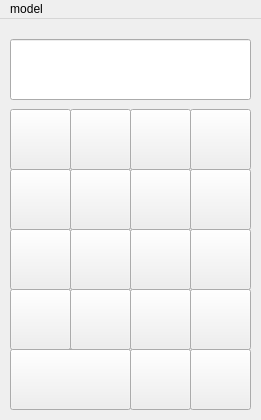
<?xml version="1.0" encoding="UTF-8"?>
<ui version="4.0">
 <class>MainWindow</class>
 <widget class="QMainWindow" name="MainWindow">
  <property name="geometry">
   <rect>
    <x>0</x>
    <y>0</y>
    <width>261</width>
    <height>420</height>
   </rect>
  </property>
  <property name="windowTitle">
   <string>Expression calcution</string>
  </property>
  <widget class="QWidget" name="centralwidget">
   <widget class="QStackedWidget" name="stackedWidget">
    <property name="geometry">
     <rect>
      <x>0</x>
      <y>0</y>
      <width>261</width>
      <height>401</height>
     </rect>
    </property>
    <property name="currentIndex">
     <number>0</number>
    </property>
    <widget class="QWidget" name="page">
     <widget class="QWidget" name="widget" native="true">
      <property name="geometry">
       <rect>
        <x>0</x>
        <y>90</y>
        <width>261</width>
        <height>301</height>
       </rect>
      </property>
      <widget class="QPushButton" name="pushButton">
       <property name="geometry">
        <rect>
         <x>10</x>
         <y>0</y>
         <width>61</width>
         <height>61</height>
        </rect>
       </property>
       <property name="styleSheet">
        <string notr="true">border-image: url(:/AC.png);</string>
       </property>
      </widget>
      <widget class="QPushButton" name="pushButton_2">
       <property name="geometry">
        <rect>
         <x>70</x>
         <y>0</y>
         <width>61</width>
         <height>61</height>
        </rect>
       </property>
       <property name="styleSheet">
        <string notr="true">border-image: url(:/Left parenthesis.png);</string>
       </property>
       <property name="text">
        <string/>
       </property>
      </widget>
      <widget class="QPushButton" name="pushButton_3">
       <property name="geometry">
        <rect>
         <x>130</x>
         <y>0</y>
         <width>61</width>
         <height>61</height>
        </rect>
       </property>
       <property name="styleSheet">
        <string notr="true">border-image: url(:/Right parenthesis.png);</string>
       </property>
       <property name="text">
        <string/>
       </property>
      </widget>
      <widget class="QPushButton" name="pushButton_4">
       <property name="geometry">
        <rect>
         <x>190</x>
         <y>0</y>
         <width>61</width>
         <height>61</height>
        </rect>
       </property>
       <property name="styleSheet">
        <string notr="true">border-image: url(:/division.png);</string>
       </property>
       <property name="text">
        <string/>
       </property>
      </widget>
      <widget class="QPushButton" name="pushButton_5">
       <property name="geometry">
        <rect>
         <x>10</x>
         <y>60</y>
         <width>61</width>
         <height>61</height>
        </rect>
       </property>
       <property name="styleSheet">
        <string notr="true">border-image: url(:/7.png);</string>
       </property>
       <property name="text">
        <string/>
       </property>
      </widget>
      <widget class="QPushButton" name="pushButton_6">
       <property name="geometry">
        <rect>
         <x>70</x>
         <y>60</y>
         <width>61</width>
         <height>61</height>
        </rect>
       </property>
       <property name="styleSheet">
        <string notr="true">border-image: url(:/8.png);</string>
       </property>
       <property name="text">
        <string/>
       </property>
      </widget>
      <widget class="QPushButton" name="pushButton_7">
       <property name="geometry">
        <rect>
         <x>130</x>
         <y>60</y>
         <width>61</width>
         <height>61</height>
        </rect>
       </property>
       <property name="styleSheet">
        <string notr="true">border-image: url(:/9.png);</string>
       </property>
       <property name="text">
        <string/>
       </property>
      </widget>
      <widget class="QPushButton" name="pushButton_8">
       <property name="geometry">
        <rect>
         <x>190</x>
         <y>60</y>
         <width>61</width>
         <height>61</height>
        </rect>
       </property>
       <property name="styleSheet">
        <string notr="true">border-image: url(:/multiplication.png);</string>
       </property>
       <property name="text">
        <string/>
       </property>
      </widget>
      <widget class="QPushButton" name="pushButton_9">
       <property name="geometry">
        <rect>
         <x>10</x>
         <y>120</y>
         <width>61</width>
         <height>61</height>
        </rect>
       </property>
       <property name="styleSheet">
        <string notr="true">border-image: url(:/4.png);</string>
       </property>
       <property name="text">
        <string/>
       </property>
      </widget>
      <widget class="QPushButton" name="pushButton_10">
       <property name="geometry">
        <rect>
         <x>70</x>
         <y>120</y>
         <width>61</width>
         <height>61</height>
        </rect>
       </property>
       <property name="styleSheet">
        <string notr="true">border-image: url(:/5.png);</string>
       </property>
       <property name="text">
        <string/>
       </property>
      </widget>
      <widget class="QPushButton" name="pushButton_11">
       <property name="geometry">
        <rect>
         <x>130</x>
         <y>120</y>
         <width>61</width>
         <height>61</height>
        </rect>
       </property>
       <property name="styleSheet">
        <string notr="true">border-image: url(:/6.png);</string>
       </property>
       <property name="text">
        <string/>
       </property>
      </widget>
      <widget class="QPushButton" name="pushButton_12">
       <property name="geometry">
        <rect>
         <x>190</x>
         <y>120</y>
         <width>61</width>
         <height>61</height>
        </rect>
       </property>
       <property name="styleSheet">
        <string notr="true">border-image: url(:/Subtraction.png);</string>
       </property>
       <property name="text">
        <string/>
       </property>
      </widget>
      <widget class="QPushButton" name="pushButton_13">
       <property name="geometry">
        <rect>
         <x>10</x>
         <y>180</y>
         <width>61</width>
         <height>61</height>
        </rect>
       </property>
       <property name="styleSheet">
        <string notr="true">border-image: url(:/1.png);</string>
       </property>
       <property name="text">
        <string/>
       </property>
      </widget>
      <widget class="QPushButton" name="pushButton_14">
       <property name="geometry">
        <rect>
         <x>70</x>
         <y>180</y>
         <width>61</width>
         <height>61</height>
        </rect>
       </property>
       <property name="styleSheet">
        <string notr="true">border-image: url(:/2.png);</string>
       </property>
       <property name="text">
        <string/>
       </property>
      </widget>
      <widget class="QPushButton" name="pushButton_15">
       <property name="geometry">
        <rect>
         <x>130</x>
         <y>180</y>
         <width>61</width>
         <height>61</height>
        </rect>
       </property>
       <property name="styleSheet">
        <string notr="true">border-image: url(:/3.png);</string>
       </property>
       <property name="text">
        <string/>
       </property>
      </widget>
      <widget class="QPushButton" name="pushButton_16">
       <property name="geometry">
        <rect>
         <x>190</x>
         <y>180</y>
         <width>61</width>
         <height>61</height>
        </rect>
       </property>
       <property name="styleSheet">
        <string notr="true">border-image: url(:/addition.png);</string>
       </property>
       <property name="text">
        <string/>
       </property>
      </widget>
      <widget class="QPushButton" name="pushButton_33">
       <property name="geometry">
        <rect>
         <x>10</x>
         <y>240</y>
         <width>121</width>
         <height>61</height>
        </rect>
       </property>
       <property name="styleSheet">
        <string notr="true">border-image: url(:/0.png);</string>
       </property>
       <property name="text">
        <string/>
       </property>
      </widget>
      <widget class="QPushButton" name="pushButton_51">
       <property name="geometry">
        <rect>
         <x>130</x>
         <y>240</y>
         <width>61</width>
         <height>61</height>
        </rect>
       </property>
       <property name="styleSheet">
        <string notr="true">border-image: url(:/decimal point.png);</string>
       </property>
       <property name="text">
        <string/>
       </property>
      </widget>
      <widget class="QPushButton" name="pushButton_52">
       <property name="geometry">
        <rect>
         <x>190</x>
         <y>240</y>
         <width>61</width>
         <height>61</height>
        </rect>
       </property>
       <property name="styleSheet">
        <string notr="true">border-image: url(:/equal.png);</string>
       </property>
       <property name="text">
        <string/>
       </property>
      </widget>
     </widget>
     <widget class="QLineEdit" name="lineEdit">
      <property name="geometry">
       <rect>
        <x>10</x>
        <y>20</y>
        <width>241</width>
        <height>61</height>
       </rect>
      </property>
      <property name="alignment">
       <set>Qt::AlignRight|Qt::AlignTrailing|Qt::AlignVCenter</set>
      </property>
      <property name="readOnly">
       <bool>true</bool>
      </property>
     </widget>
    </widget>
    <widget class="QWidget" name="page_2">
     <widget class="QPushButton" name="pushButton_29">
      <property name="geometry">
       <rect>
        <x>170</x>
        <y>330</y>
        <width>81</width>
        <height>71</height>
       </rect>
      </property>
      <property name="styleSheet">
       <string notr="true">border-image: url(:/equal.png);</string>
      </property>
      <property name="text">
       <string/>
      </property>
     </widget>
     <widget class="QPushButton" name="pushButton_17">
      <property name="geometry">
       <rect>
        <x>10</x>
        <y>120</y>
        <width>81</width>
        <height>71</height>
       </rect>
      </property>
      <property name="styleSheet">
       <string notr="true">border-image: url(:/7.png);</string>
      </property>
      <property name="text">
       <string/>
      </property>
     </widget>
     <widget class="QPushButton" name="pushButton_18">
      <property name="geometry">
       <rect>
        <x>90</x>
        <y>120</y>
        <width>81</width>
        <height>71</height>
       </rect>
      </property>
      <property name="styleSheet">
       <string notr="true">border-image: url(:/8.png);</string>
      </property>
      <property name="text">
       <string/>
      </property>
     </widget>
     <widget class="QPushButton" name="pushButton_19">
      <property name="geometry">
       <rect>
        <x>170</x>
        <y>120</y>
        <width>81</width>
        <height>71</height>
       </rect>
      </property>
      <property name="styleSheet">
       <string notr="true">border-image: url(:/9.png);</string>
      </property>
      <property name="text">
       <string/>
      </property>
     </widget>
     <widget class="QPushButton" name="pushButton_20">
      <property name="geometry">
       <rect>
        <x>10</x>
        <y>190</y>
        <width>81</width>
        <height>71</height>
       </rect>
      </property>
      <property name="styleSheet">
       <string notr="true">border-image: url(:/4.png);</string>
      </property>
      <property name="text">
       <string/>
      </property>
     </widget>
     <widget class="QPushButton" name="pushButton_21">
      <property name="geometry">
       <rect>
        <x>90</x>
        <y>190</y>
        <width>81</width>
        <height>71</height>
       </rect>
      </property>
      <property name="styleSheet">
       <string notr="true">border-image: url(:/5.png);</string>
      </property>
      <property name="text">
       <string/>
      </property>
     </widget>
     <widget class="QPushButton" name="pushButton_22">
      <property name="geometry">
       <rect>
        <x>170</x>
        <y>190</y>
        <width>81</width>
        <height>71</height>
       </rect>
      </property>
      <property name="styleSheet">
       <string notr="true">border-image: url(:/6.png);</string>
      </property>
      <property name="text">
       <string/>
      </property>
     </widget>
     <widget class="QPushButton" name="pushButton_23">
      <property name="geometry">
       <rect>
        <x>10</x>
        <y>260</y>
        <width>81</width>
        <height>71</height>
       </rect>
      </property>
      <property name="styleSheet">
       <string notr="true">border-image: url(:/1.png);</string>
      </property>
      <property name="text">
       <string/>
      </property>
     </widget>
     <widget class="QPushButton" name="pushButton_24">
      <property name="geometry">
       <rect>
        <x>90</x>
        <y>260</y>
        <width>81</width>
        <height>71</height>
       </rect>
      </property>
      <property name="styleSheet">
       <string notr="true">border-image: url(:/2.png);</string>
      </property>
      <property name="text">
       <string/>
      </property>
     </widget>
     <widget class="QPushButton" name="pushButton_25">
      <property name="geometry">
       <rect>
        <x>170</x>
        <y>260</y>
        <width>81</width>
        <height>71</height>
       </rect>
      </property>
      <property name="styleSheet">
       <string notr="true">border-image: url(:/3.png);</string>
      </property>
      <property name="text">
       <string/>
      </property>
     </widget>
     <widget class="QPushButton" name="pushButton_26">
      <property name="geometry">
       <rect>
        <x>10</x>
        <y>330</y>
        <width>81</width>
        <height>71</height>
       </rect>
      </property>
      <property name="styleSheet">
       <string notr="true">border-image: url(:/decimal point.png);</string>
      </property>
      <property name="text">
       <string/>
      </property>
     </widget>
     <widget class="QPushButton" name="pushButton_27">
      <property name="geometry">
       <rect>
        <x>90</x>
        <y>330</y>
        <width>81</width>
        <height>71</height>
       </rect>
      </property>
      <property name="styleSheet">
       <string notr="true">border-image: url(:/0(2).png);</string>
      </property>
      <property name="text">
       <string/>
      </property>
     </widget>
     <widget class="QPushButton" name="pushButton_30">
      <property name="geometry">
       <rect>
        <x>10</x>
        <y>50</y>
        <width>81</width>
        <height>71</height>
       </rect>
      </property>
      <property name="styleSheet">
       <string notr="true">border-image: url(:/Subtraction.png);</string>
      </property>
      <property name="text">
       <string/>
      </property>
     </widget>
     <widget class="QTextEdit" name="textEdit">
      <property name="geometry">
       <rect>
        <x>90</x>
        <y>50</y>
        <width>161</width>
        <height>71</height>
       </rect>
      </property>
     </widget>
     <widget class="QWidget" name="widget_3" native="true">
      <property name="geometry">
       <rect>
        <x>20</x>
        <y>20</y>
        <width>231</width>
        <height>21</height>
       </rect>
      </property>
      <widget class="QLineEdit" name="lineEdit_3">
       <property name="geometry">
        <rect>
         <x>0</x>
         <y>0</y>
         <width>31</width>
         <height>21</height>
        </rect>
       </property>
       <property name="alignment">
        <set>Qt::AlignRight|Qt::AlignTrailing|Qt::AlignVCenter</set>
       </property>
       <property name="readOnly">
        <bool>true</bool>
       </property>
      </widget>
      <widget class="QLineEdit" name="lineEdit_4">
       <property name="geometry">
        <rect>
         <x>50</x>
         <y>0</y>
         <width>31</width>
         <height>21</height>
        </rect>
       </property>
       <property name="alignment">
        <set>Qt::AlignRight|Qt::AlignTrailing|Qt::AlignVCenter</set>
       </property>
       <property name="readOnly">
        <bool>true</bool>
       </property>
      </widget>
      <widget class="QLineEdit" name="lineEdit_5">
       <property name="geometry">
        <rect>
         <x>100</x>
         <y>0</y>
         <width>31</width>
         <height>21</height>
        </rect>
       </property>
       <property name="alignment">
        <set>Qt::AlignRight|Qt::AlignTrailing|Qt::AlignVCenter</set>
       </property>
       <property name="readOnly">
        <bool>true</bool>
       </property>
      </widget>
      <widget class="QLineEdit" name="lineEdit_6">
       <property name="geometry">
        <rect>
         <x>150</x>
         <y>0</y>
         <width>31</width>
         <height>21</height>
        </rect>
       </property>
       <property name="alignment">
        <set>Qt::AlignRight|Qt::AlignTrailing|Qt::AlignVCenter</set>
       </property>
       <property name="readOnly">
        <bool>true</bool>
       </property>
      </widget>
      <widget class="QLineEdit" name="lineEdit_7">
       <property name="geometry">
        <rect>
         <x>200</x>
         <y>0</y>
         <width>31</width>
         <height>21</height>
        </rect>
       </property>
       <property name="alignment">
        <set>Qt::AlignRight|Qt::AlignTrailing|Qt::AlignVCenter</set>
       </property>
       <property name="readOnly">
        <bool>true</bool>
       </property>
      </widget>
      <widget class="QLabel" name="label_2">
       <property name="geometry">
        <rect>
         <x>30</x>
         <y>0</y>
         <width>21</width>
         <height>16</height>
        </rect>
       </property>
       <property name="text">
        <string>TextLabel</string>
       </property>
      </widget>
      <widget class="QLabel" name="label_3">
       <property name="geometry">
        <rect>
         <x>80</x>
         <y>0</y>
         <width>21</width>
         <height>16</height>
        </rect>
       </property>
       <property name="text">
        <string>TextLabel</string>
       </property>
      </widget>
      <widget class="QLabel" name="label_4">
       <property name="geometry">
        <rect>
         <x>130</x>
         <y>0</y>
         <width>21</width>
         <height>16</height>
        </rect>
       </property>
       <property name="text">
        <string>TextLabel</string>
       </property>
      </widget>
      <widget class="QLabel" name="label_5">
       <property name="geometry">
        <rect>
         <x>180</x>
         <y>0</y>
         <width>21</width>
         <height>16</height>
        </rect>
       </property>
       <property name="text">
        <string>TextLabel</string>
       </property>
      </widget>
     </widget>
    </widget>
   </widget>
  </widget>
  <widget class="QMenuBar" name="menubar">
   <property name="geometry">
    <rect>
     <x>0</x>
     <y>0</y>
     <width>261</width>
     <height>22</height>
    </rect>
   </property>
   <widget class="QMenu" name="menumodel">
    <property name="title">
     <string>model</string>
    </property>
    <addaction name="actionExpression_calculation"/>
    <addaction name="actionsolve_equations"/>
   </widget>
   <addaction name="menumodel"/>
  </widget>
  <action name="actionExpression_calculation">
   <property name="checkable">
    <bool>true</bool>
   </property>
   <property name="text">
    <string>expression calculation</string>
   </property>
  </action>
  <action name="actionsolve_equations">
   <property name="checkable">
    <bool>true</bool>
   </property>
   <property name="text">
    <string>solve equations</string>
   </property>
  </action>
 </widget>
 <resources/>
 <connections/>
</ui>
